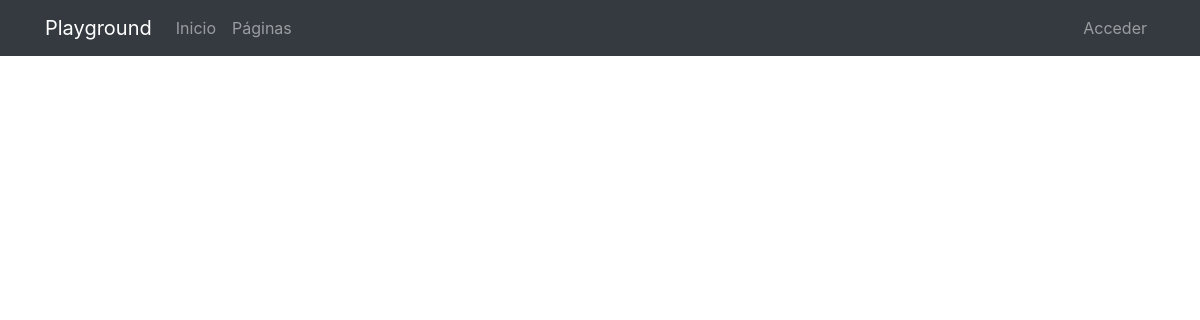
The page /pages/ on the database as committed earlier.
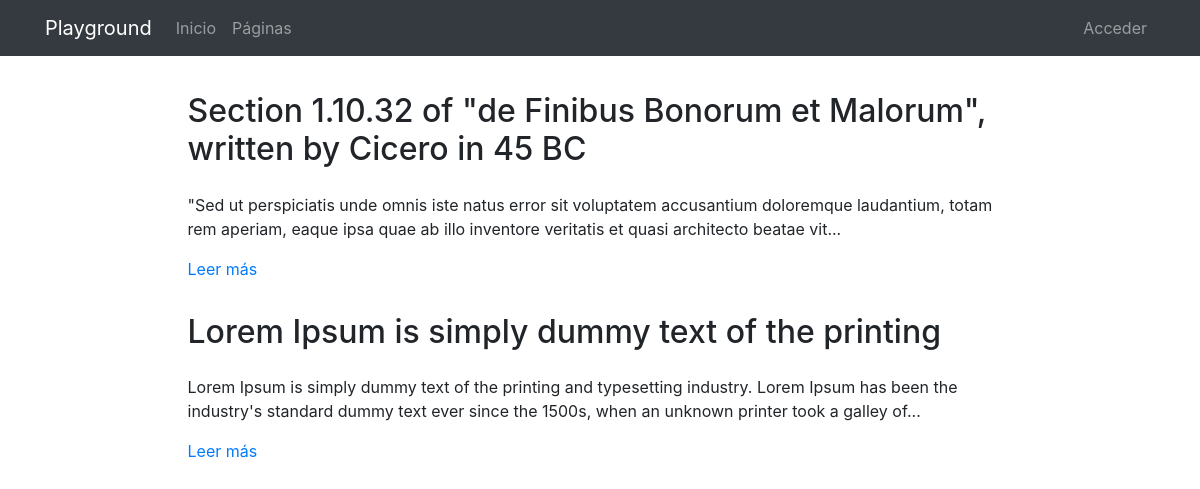
The same page on the database as committed later.
### pages/models.py (models this page shows, shortened)
class Page(models.Model):
    title = models.CharField(verbose_name="Título", max_length=200)
    content = RichTextField(verbose_name="Contenido")
    order = models.SmallIntegerField(verbose_name="Orden", default=0)
    created = models.DateTimeField(auto_now_add=True, verbose_name="Fecha de creación")
    updated = models.DateTimeField(auto_now=True, verbose_name="Fecha de edición")
    class Meta:
        verbose_name = "página"
        verbose_name_plural = "páginas"
        ordering = ['order', 'title']

### pages/views.py (the view)
# urls.py: path('', PageListView.as_view(), name='pages'),
class PageListView(ListView):
    model = Page

### pages/templates/pages/page_list.html (shortened to what this page needs)
{% extends 'core/base.html' %}
{% load static %}
{% block content %}
<main role="main">
  <div class="container mb-4">
    {% for page in page_list|dictsort:"id" reversed %}
      <div class="row mt-3">
        <div class="col-md-9 mx-auto">
          <h2 class="mb-4">{{page.title}}</h2>
          <div>
            <p>{{page.content|striptags|safe|truncatechars:"200"}}</p>
            <p><a href="{% url 'pages:page' page.id page.title|slugify %}">Leer más</a>
            </p>
          </div>
        </div>
      </div>
    {% endfor %}
  </div>
</main>
{% endblock %}

### core/templates/core/base.html (shortened to what this page needs)
<!DOCTYPE html>
<html lang="es">
  <head>
    {% load static %}
    <link href="{% static 'core/vendor/bootstrap/css/bootstrap.min.css' %}" rel="stylesheet">
    <link href="{% static 'core/vendor/font-awesome/css/font-awesome.min.css' %}" rel="stylesheet" type="text/css">
    <link href="{% static 'core/css/main.css' %}" rel="stylesheet">
  </head>
  <body>
    <body>
      <nav class="navbar navbar-expand-lg navbar-dark bg-dark">
        <div class="container">
          <a class="navbar-brand" href="{% url 'home' %}">Playground</a>
          <div class="collapse navbar-collapse" id="ned">
            <ul class="navbar-nav mr-auto">
              <li class="nav-item">
                <a class="nav-link" href="{% url 'home' %}">Inicio</a>
              </li>
              <li class="nav-item">
                <a class="nav-link" href="{% url 'pages:pages' %}">Páginas</a>
              </li>
            </ul>
            <ul class="navbar-nav">
              <li class="nav-item">
                <a class="nav-link" href="/admin/">
                  {% if request.user.is_staff %}Admin{% else %}Acceder{% endif %}
                </a>
              </li>
            </ul>
          </div>
        </div>
      </nav>
      {% block content %}{% endblock %}
  </body>
</html>

### core/static/core/css/main.css (style rules this page uses)
main { padding-top: 20px; }
:root { --jumbotron-padding-y: 3rem; }

Rows that differ between the two databases and show on the page:
added Page: title "Section 1.10.32 of \"de Finibus Bonorum et Malorum\", written by Cicero in 45 BC", content "\"Sed ut perspiciatis unde omnis iste natus error sit voluptatem accusantium doloremque laudantium, totam rem aperiam, eaque ipsa quae ab illo inventore veritatis et quasi architecto beatae vit..."
added Page: title "Lorem Ipsum is simply dummy text of the printing", content "Lorem Ipsum is simply dummy text of the printing and typesetting industry. Lorem Ipsum has been the industry's standard dummy text ever since the 1500s, when an unknown printer took a galley of..."
